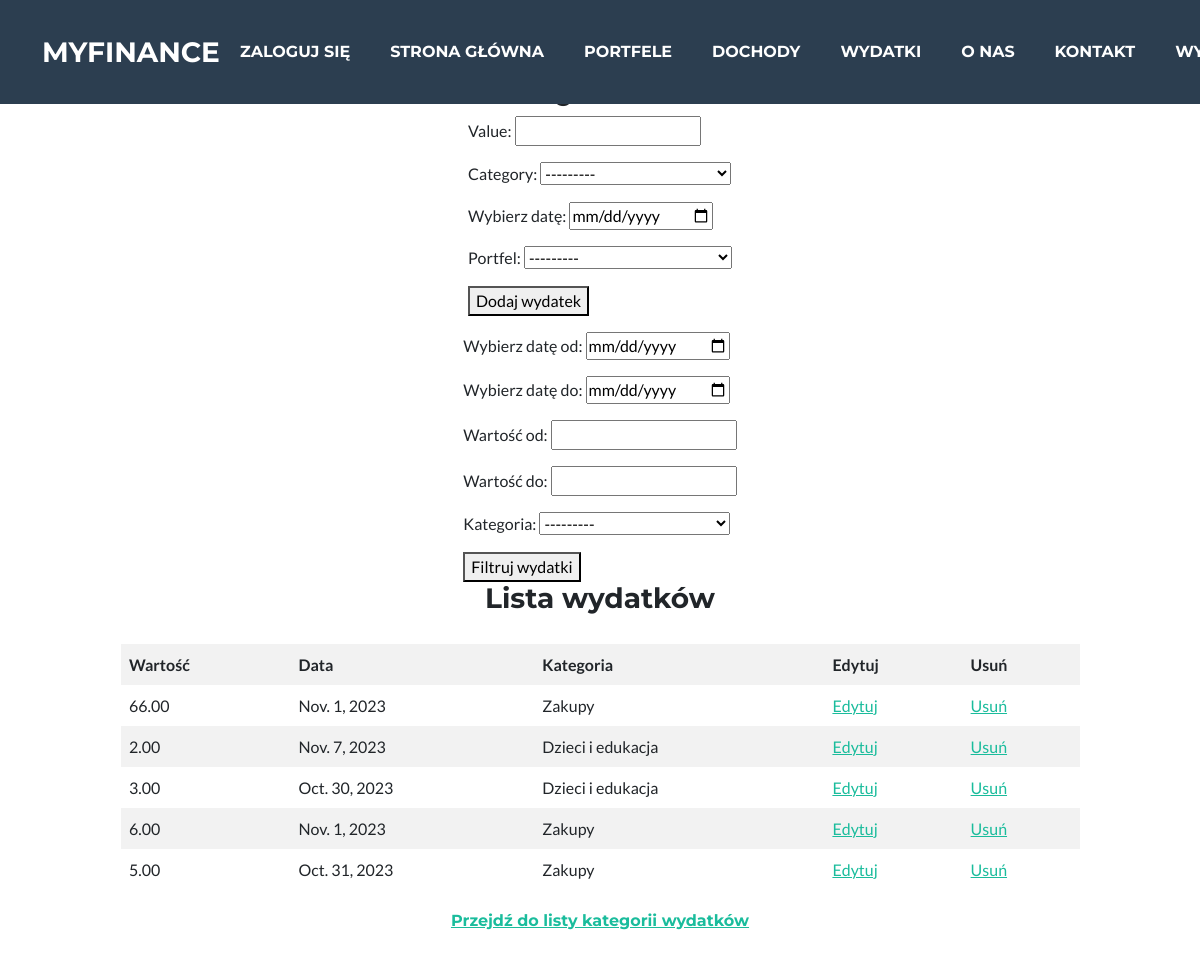
The app's page /monthly_expenses_list/ (signed in) with its own data.
### MyFinance/models.py (models this page shows, shortened)
class Expenses(models.Model):
    user = models.ForeignKey(User, on_delete=models.CASCADE)
    value = models.DecimalField(max_digits=10, decimal_places=2)
    category = models.ForeignKey('CategoryExpenses', on_delete=models.CASCADE, related_name='expenses')
    date = models.DateField()

class CategoryExpenses(models.Model):
    name = models.CharField(max_length=255)
    user = models.ForeignKey(User, on_delete=models.CASCADE)
    def __str__(self):
        return self.name

### MyFinance/views.py (the view, shortened to what this page needs)
# urls.py: path('monthly_expenses_list/', views.MonthlyExpensesListView.as_view(), name='monthly_expenses_list'),
class MonthlyExpensesListView(LoginRequiredMixin, View):
    template_name = 'monthly_expenses_list.html'
    def get(self, request):
        expenses_wallet_form = ExpensesWalletForm()
        expenses_wallet_form.fields['category'].queryset = CategoryExpenses.objects.filter(user=request.user)
        expenses_wallet_form.fields['wallet'].queryset = Wallet.objects.filter(user=request.user)
        expenses = Expenses.objects.filter(user=request.user)
        form = FilterExpensesForm(request.GET)
        date_from = request.GET.get('date_from', '')
        date_to = request.GET.get('date_to', '')
        value_from = request.GET.get('value_from', '')
        value_to = request.GET.get('value_to', '')
        category_id = request.GET.get('category', '')
        if date_from == '':
            date_from = '1900-1-1'
        if date_to == '':
            date_to = '2900-1-1'
        if value_from == '':
            value_from = 0
        if value_to == '':
            value_to = 9999999999
        if category_id:
            expenses = expenses.filter(
                category=CategoryExpenses(id=category_id),
            )
        if value_to != '':
            expenses = expenses.filter(value__lte=value_to)
        if value_from != '':
            expenses = expenses.filter(value__gte=value_from)
        if date_from != '':
            expenses = expenses.filter(date__gte=date_from)
        if date_to != '':
            expenses = expenses.filter(date__lte=date_to)
        return render(request, self.template_name, {'expenses': expenses, 'expenses_wallet_form': expenses_wallet_form,
                                                    'expenses_search_form': form})

### MyFinance/forms.py (shortened to what this page needs)
class ExpensesWalletForm(forms.ModelForm):
    wallet = forms.ModelChoiceField(queryset=Wallet.objects.all(), label='Portfel', required=True)
    date = forms.DateField(
        label='Wybierz datę',
        widget=forms.DateInput(attrs={'type': 'date'})
    )
    class Meta:
        model = Expenses
        fields = ['value', 'category', 'date']

class FilterExpensesForm(forms.Form):
    date_from = forms.DateField(
        label='Wybierz datę od',
        widget=forms.DateInput(attrs={'type': 'date'}),
        required=False
    )
    date_to = forms.DateField(
        label='Wybierz datę do',
        widget=forms.DateInput(attrs={'type': 'date'}),
        required=False
    )
    value_from = forms.DecimalField(label='Wartość od', required=False)
    value_to = forms.DecimalField(label='Wartość do', required=False)
    category = forms.ModelChoiceField(queryset=CategoryExpenses.objects.all(), label='Kategoria', required=False)

### MyFinance/models.py (called while the page is built)
    def __str__(self):
        return self.name

### MyFinance/templates/monthly_expenses_list.html (shortened to what this page needs)
{% extends 'base.html' %}
{% block content %}
    <div style="display: flex; flex-direction: column; align-items: center; justify-content: center; min-height: 100vh;">
    <h1>Wydatki</h1>
            <form method="post">
                {{ expenses_wallet_form.as_p }}
                <p><button type="submit">Dodaj wydatek</button></p>
            </form>
    <form method="GET">
        {{ expenses_search_form.as_p }}
        <button type="submit">Filtruj wydatki</button>
    </form>
        <h3>Lista wydatków</h3>
        <table>
            <thead>
                <tr>
                    <th>Wartość</th>
                    <th>Data</th>
                    <th>Kategoria</th>
                    <th>Edytuj</th>
                    <th>Usuń</th>
                </tr>
            </thead>
            <tbody>
                {% for expense in expenses %}
                    <tr>
                        <td>{{ expense.value }}</td>
                        <td>{{ expense.date }}</td>
                        <td>{{ expense.category }}</td>
                        <td><a href="/monthly_expenses_list/{{ expense.id }}/edit/">Edytuj</a></td>
                        <td><a href="/monthly_expenses_list/{{ expense.id }}/delete/">Usuń</a></td>
                    </tr>
                {% empty %}
                    <tr>
                        <td colspan="4">Brak danych.</td>
                    </tr>
                {% endfor %}
            </tbody>
        </table>
         <h6><p><a href="/category_expenses_list/">Przejdź do listy kategorii wydatków</a></p></h6>
    </div>
{% endblock %}

### MyFinance/templates/base.html (shortened to what this page needs)
<!DOCTYPE html>
{% load static %}
<html lang="en">
<head>
    <link href="{% static 'css/styles.css' %}" rel="stylesheet" />
</head>
<body id="page-top">
    <nav class="navbar navbar-expand-lg bg-secondary text-uppercase fixed-top" id="mainNav">
        <div class="container">
            <a class="navbar-brand" href="{% url 'wallets' %}">MyFinance</a>
            <div class="collapse navbar-collapse" id="navbarResponsive">
                <ul class="navbar-nav ms-auto">
                    <li class="nav-item mx-0 mx-lg-1"><a class="nav-link py-3 px-0 px-lg-3 rounded" href="{% url 'login' %}">Zaloguj się</a></li>
                    <li class="nav-item mx-0 mx-lg-1"><a class="nav-link py-3 px-0 px-lg-3 rounded" href="{% url 'homepage_with_account_balance' %}">Strona główna</a></li>
                        <li class="nav-item mx-0 mx-lg-1"><a class="nav-link py-3 px-0 px-lg-3 rounded" href="{% url 'wallets' %}">Portfele</a></li>
                        <li class="nav-item mx-0 mx-lg-1"><a class="nav-link py-3 px-0 px-lg-3 rounded" href="{% url 'monthly_income_list' %}">Dochody</a></li>
                        <li class="nav-item mx-0 mx-lg-1"><a class="nav-link py-3 px-0 px-lg-3 rounded" href="{% url 'monthly_expenses_list' %}">Wydatki</a></li>
                        <li class="nav-item mx-0 mx-lg-1"><a class="nav-link py-3 px-0 px-lg-3 rounded" href="{% url 'about' %}">O nas</a></li>
                        <li class="nav-item mx-0 mx-lg-1"><a class="nav-link py-3 px-0 px-lg-3 rounded" href="{% url 'contact' %}">Kontakt</a></li>
                        <li class="nav-item mx-0 mx-lg-1"><a class="nav-link py-3 px-0 px-lg-3 rounded" href="{% url 'logout' %}">Wyloguj</a></li>
                    </ul>
                </div>
            </div>
        </nav>
    {% block content %}
    {% endblock %}
</body>
</html>

### MyFinance/templates/base.html (style rules this page uses)
.navbar-nav { flex-wrap: nowrap; }
.navbar-nav .nav-item { margin-right: 5px; }
.navbar-nav .nav-item a { white-space: nowrap; }
.navbar-brand { margin-right: auto; }
body { padding-top: 60px; }
.navbar { margin-bottom: 50px !important; }

### MyFinance/templates/monthly_expenses_list.html (style rules this page uses)
table { border-collapse: collapse; width: 80%; margin: 20px auto; }
th, td { padding: 8px; text-align: left; }
th { background-color: #f2f2f2; }
tr:nth-child(even) { background-color: #f2f2f2; }
table, th, td { border: 1px solid transparent; }

### records on screen
Expenses: value "66.00", date "Nov. 1, 2023", category "Zakupy"
Expenses: value "2.00", date "Nov. 7, 2023", category "Dzieci i edukacja"
Expenses: value "3.00", date "Oct. 30, 2023", category "Dzieci i edukacja"
Expenses: value "6.00", date "Nov. 1, 2023", category "Zakupy"
Expenses: value "5.00", date "Oct. 31, 2023", category "Zakupy"
